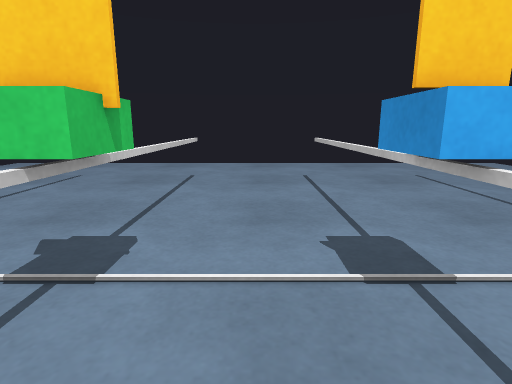
View 1 (above)

17 first-person views from a walk through a robot-simulator world made for Gazebo. The camera is 0.59 m above the floor, tilts 12° down and sees 80° across. The floor is counted in squares, 0.2 m on a side. Each view is taken from the middle of a square. On the plan, view 1 faces up. The plan holds only what a view shows up to about 20 squares ahead; the rest is blank. The place goes on beyond the plan.

View 2
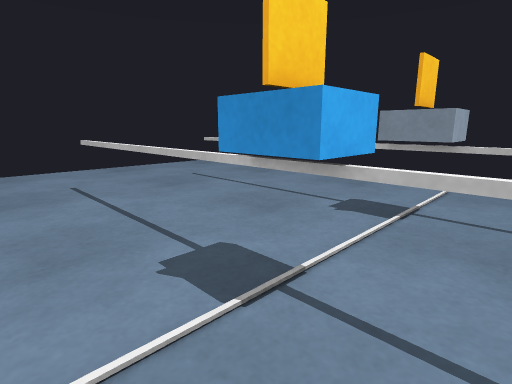

View 3
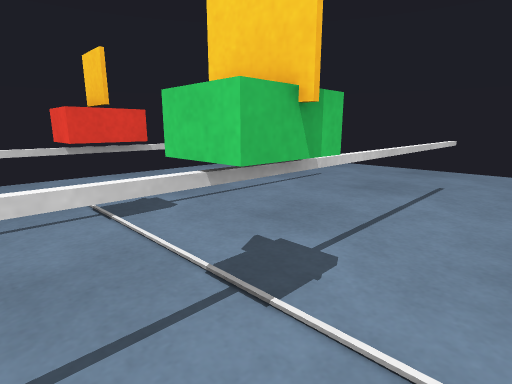

View 4
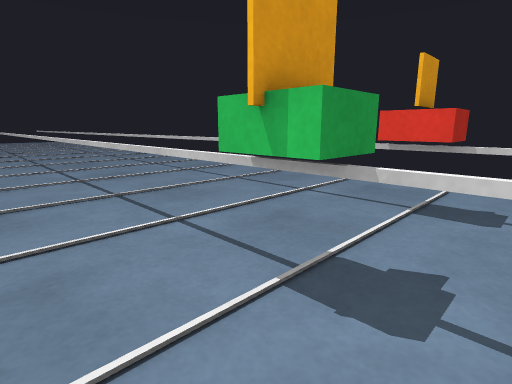

View 5
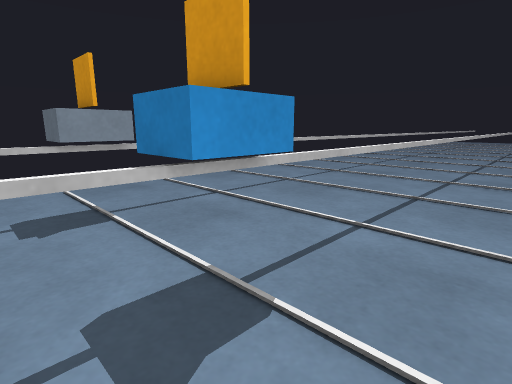

View 6
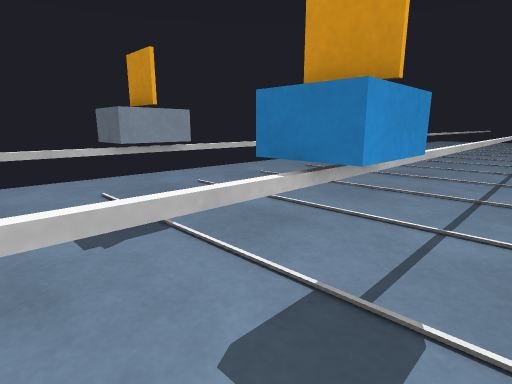

View 7
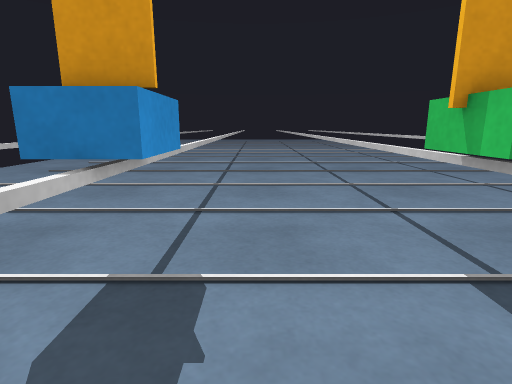

View 8
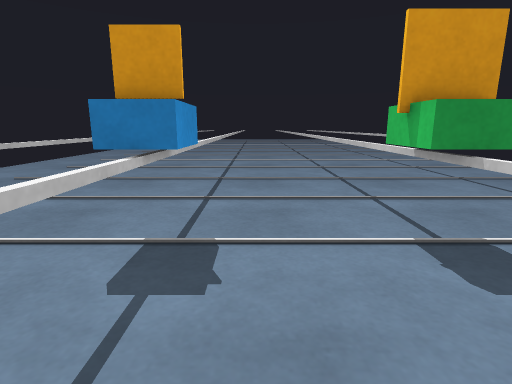

View 9
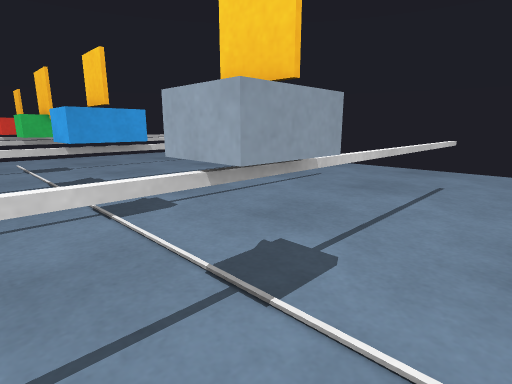

View 10
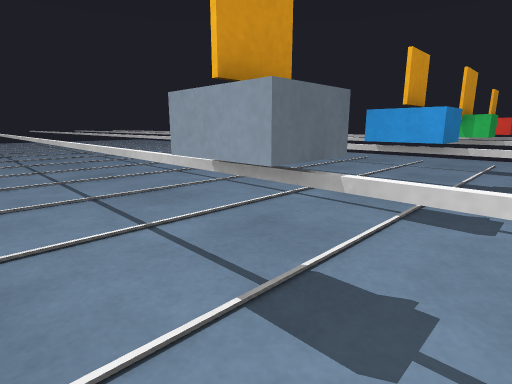

View 11
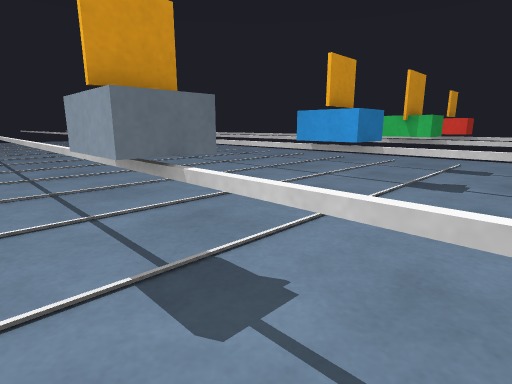

View 12
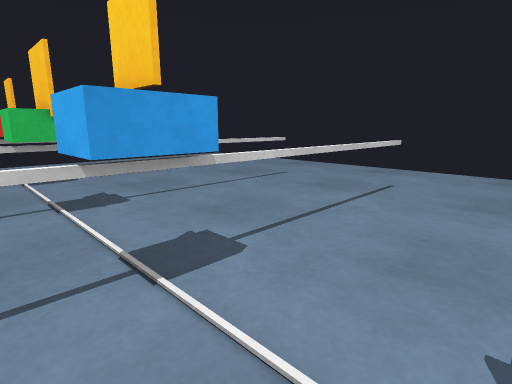

View 13
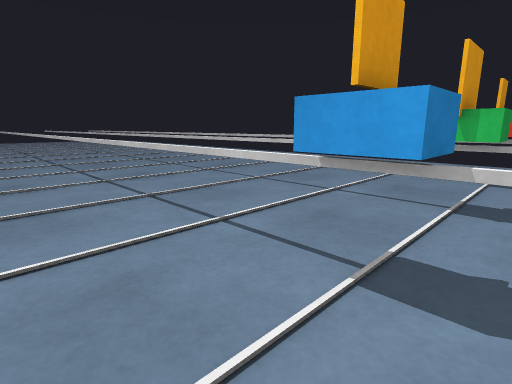

View 14
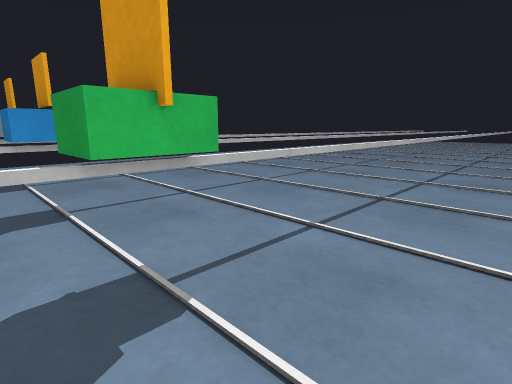

View 15
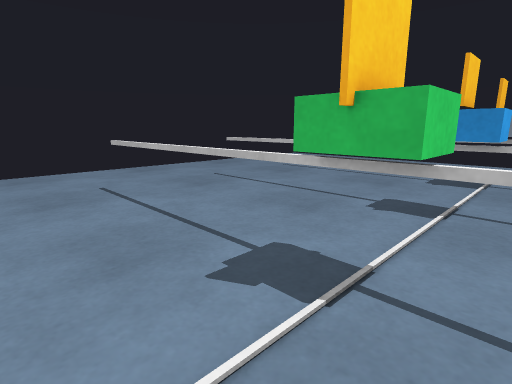

View 16
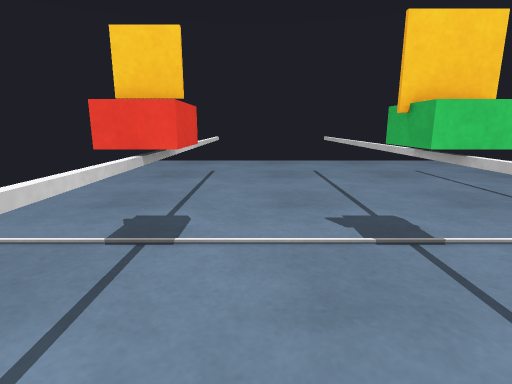

View 17
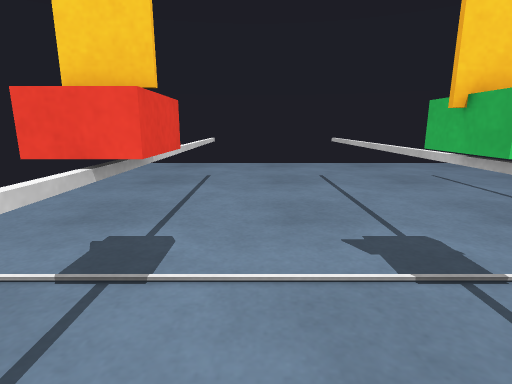

### Floor plan
Key: @ floor where view 1 was taken; # wall or solid block; . floor; = window, fence, low wall or low ledge; C cart.
Columns run from 11 left of view 1 to 14 right of it. Each row starts with its distance up from view 1.
 25     ......  ....... ....
 24     ......  ............
 23     ....... ............
 22    .....................
 21   ......................
 20 .........................
 19 .........................
 18 .=......=......=......=..
 17 .#......#......#......#..
 16 .#......#......#......#..
 15 .#......#......#......#...
 14 .#......#......#......#...
 13 .#......#......#......#...
 12 .#......#......#......#...
 11 .#......#......#......#...
 10 .#......#......#......#...
  9 .#......#......#......#...
  8 .#......#......#......#...
  7 .C......C......C......C...
  6 CC.....CC.....CC.....CC...
  5 CC.....CC.....CC.....CC...
  4 .C......C......C......C...
  3 .#......#......#......#...
  2 .#......#......#......#...
  1 .#......#......#......#...
  0 . ......#..@...#......#...
 -1 . ......#......#......#...
 -2 . ......#......#......#...
 -3 . ......#......#......#...
 -4 . ......#......#......#...
 -5 . ......#......#......#...
 -6 .#......#......#......#...
 -7 .#......#......#......#...
 -8 .#......#......#......#...
 -9   ......#......#......#..
-10     ....#......#......#.
-11     ....#......#......#.
-12     ....#.. ...#......#.
-13     ....#.. ...#......
-14     ....#.. ...#... ..
-15      ..         .
-16     ...         ...
-17     ..           ..

Positions as (right, up) in squares from view 1, and headings:
1: (0, 0), facing up
2: (-1, 2), facing up-right
3: (0, 2), facing up-left
4: (1, 9), facing down-left
5: (-1, 9), facing down-right
6: (1, 10), facing down-right
7: (1, 11), facing down
8: (1, 13), facing down
9: (14, 2), facing up-left
10: (14, 9), facing down-left
11: (13, 11), facing down-left
12: (9, 3), facing up-left
13: (9, 8), facing down-left
14: (-9, 8), facing down-right
15: (-9, 3), facing up-right
16: (-8, -2), facing up
17: (-8, 0), facing up
